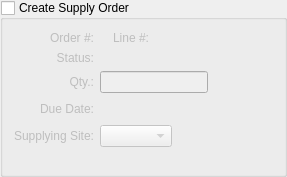
                <widget class="QGroupBox" name="_createSupplyOrder">
                 <property name="sizePolicy">
                  <sizepolicy hsizetype="Fixed" vsizetype="Preferred">
                   <horstretch>1</horstretch>
                   <verstretch>0</verstretch>
                  </sizepolicy>
                 </property>
                 <property name="title">
                  <string>Create Supply Order</string>
                 </property>
                 <property name="checkable">
                  <bool>true</bool>
                 </property>
                 <property name="checked">
                  <bool>false</bool>
                 </property>
                 <layout class="QGridLayout">
                  <item row="0" column="0">
                   <layout class="QHBoxLayout">
                    <item>
                     <layout class="QVBoxLayout">
                      <item>
                       <layout class="QGridLayout">
                        <item row="4" column="1">
                         <layout class="QHBoxLayout">
                          <item>
                           <widget class="WComboBox" name="_supplyWarehouse">
                            <property name="enabled">
                             <bool>false</bool>
                            </property>
                            <property name="type">
                             <enum>WComboBox::Supply</enum>
                            </property>
                           </widget>
                          </item>
                          <item>
                           <spacer>
                            <property name="orientation">
                             <enum>Qt::Horizontal</enum>
                            </property>
                            <property name="sizeHint" stdset="0">
                             <size>
                              <width>0</width>
                              <height>20</height>
                             </size>
                            </property>
                           </spacer>
                          </item>
                         </layout>
                        </item>
                        <item row="2" column="1">
                         <layout class="QHBoxLayout" name="horizontalLayout_7">
                          <item>
                           <widget class="XLineEdit" name="_supplyOrderQty">
                            <property name="alignment">
                             <set>Qt::AlignRight|Qt::AlignTrailing|Qt::AlignVCenter</set>
                            </property>
                           </widget>
                          </item>
                          <item>
                           <spacer name="horizontalSpacer_2">
                            <property name="orientation">
                             <enum>Qt::Horizontal</enum>
                            </property>
                            <property name="sizeHint" stdset="0">
                             <size>
                              <width>40</width>
                              <height>20</height>
                             </size>
                            </property>
                           </spacer>
                          </item>
                         </layout>
                        </item>
                        <item row="0" column="0">
                         <widget class="QLabel" name="_supplyOrderLit">
                          <property name="text">
                           <string>Order #:</string>
                          </property>
                          <property name="alignment">
                           <set>Qt::AlignRight|Qt::AlignTrailing|Qt::AlignVCenter</set>
                          </property>
                         </widget>
                        </item>
                        <item row="0" column="1">
                         <layout class="QHBoxLayout" name="_2">
                          <item>
                           <widget class="XLabel" name="_supplyOrder">
                            <property name="maximumSize">
                             <size>
                              <width>80</width>
                              <height>32767</height>
                             </size>
                            </property>
                            <property name="alignment">
                             <set>Qt::AlignRight|Qt::AlignTrailing|Qt::AlignVCenter</set>
                            </property>
                           </widget>
                          </item>
                          <item>
                           <widget class="QLabel" name="_supplyOrderLineLit">
                            <property name="text">
                             <string>Line #:</string>
                            </property>
                            <property name="alignment">
                             <set>Qt::AlignRight|Qt::AlignTrailing|Qt::AlignVCenter</set>
                            </property>
                           </widget>
                          </item>
                          <item>
                           <widget class="XLabel" name="_supplyOrderLine">
                            <property name="maximumSize">
                             <size>
                              <width>80</width>
                              <height>32767</height>
                             </size>
                            </property>
                            <property name="alignment">
                             <set>Qt::AlignRight|Qt::AlignTrailing|Qt::AlignVCenter</set>
                            </property>
                           </widget>
                          </item>
                          <item>
                           <spacer>
                            <property name="orientation">
                             <enum>Qt::Horizontal</enum>
                            </property>
                            <property name="sizeHint" stdset="0">
                             <size>
                              <width>0</width>
                              <height>0</height>
                             </size>
                            </property>
                           </spacer>
                          </item>
                         </layout>
                        </item>
                        <item row="3" column="1">
                         <layout class="QHBoxLayout">
                          <item>
                           <widget class="DLineEdit" name="_supplyOrderDueDate">
                            <property name="enabled">
                             <bool>false</bool>
                            </property>
                           </widget>
                          </item>
                          <item>
                           <spacer>
                            <property name="orientation">
                             <enum>Qt::Horizontal</enum>
                            </property>
                            <property name="sizeHint" stdset="0">
                             <size>
                              <width>0</width>
                              <height>20</height>
                             </size>
                            </property>
                           </spacer>
                          </item>
                         </layout>
                        </item>
                        <item row="3" column="0">
                         <widget class="QLabel" name="_supplyOrderDueDateLit">
                          <property name="text">
                           <string>Due Date:</string>
                          </property>
                          <property name="alignment">
                           <set>Qt::AlignRight|Qt::AlignTrailing|Qt::AlignVCenter</set>
                          </property>
                          <property name="buddy">
                           <cstring>_supplyOrderDueDate</cstring>
                          </property>
                         </widget>
                        </item>
                        <item row="1" column="0">
                         <widget class="QLabel" name="_supplyOrderStatusLit">
                          <property name="text">
                           <string>Status:</string>
                          </property>
                          <property name="alignment">
                           <set>Qt::AlignRight|Qt::AlignTrailing|Qt::AlignVCenter</set>
                          </property>
                         </widget>
                        </item>
                        <item row="1" column="1">
                         <widget class="QLabel" name="_supplyOrderStatus">
                          <property name="sizePolicy">
                           <sizepolicy hsizetype="Expanding" vsizetype="Preferred">
                            <horstretch>0</horstretch>
                            <verstretch>0</verstretch>
                           </sizepolicy>
                          </property>
                          <property name="alignment">
                           <set>Qt::AlignLeading|Qt::AlignLeft|Qt::AlignVCenter</set>
                          </property>
                         </widget>
                        </item>
                        <item row="4" column="0">
                         <widget class="QLabel" name="_supplyWarehouseLit">
                          <property name="enabled">
                           <bool>false</bool>
                          </property>
                          <property name="text">
                           <string>Supplying Site:</string>
                          </property>
                          <property name="alignment">
                           <set>Qt::AlignRight|Qt::AlignTrailing|Qt::AlignVCenter</set>
                          </property>
                          <property name="buddy">
                           <cstring>_supplyWarehouse</cstring>
                          </property>
                         </widget>
                        </item>
                        <item row="2" column="0">
                         <widget class="QLabel" name="_supplyOrderQtyLit">
                          <property name="text">
                           <string>Qty.:</string>
                          </property>
                          <property name="alignment">
                           <set>Qt::AlignRight|Qt::AlignTrailing|Qt::AlignVCenter</set>
                          </property>
                         </widget>
                        </item>
                       </layout>
                      </item>
                      <item>
                       <spacer>
                        <property name="orientation">
                         <enum>Qt::Vertical</enum>
                        </property>
                        <property name="sizeHint" stdset="0">
                         <size>
                          <width>259</width>
                          <height>16</height>
                         </size>
                        </property>
                       </spacer>
                      </item>
                     </layout>
                    </item>
                   </layout>
                  </item>
                 </layout>
                </widget>
